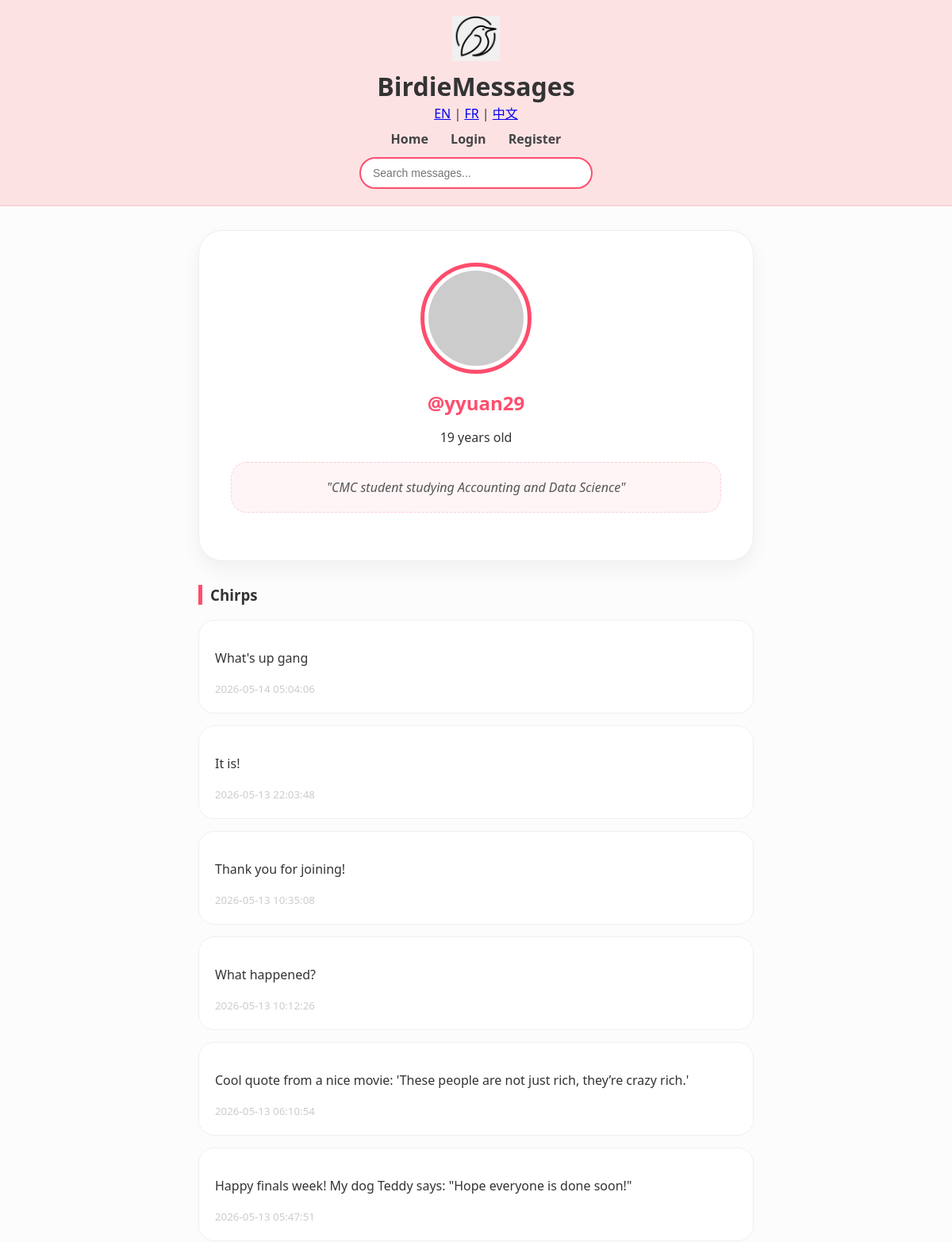
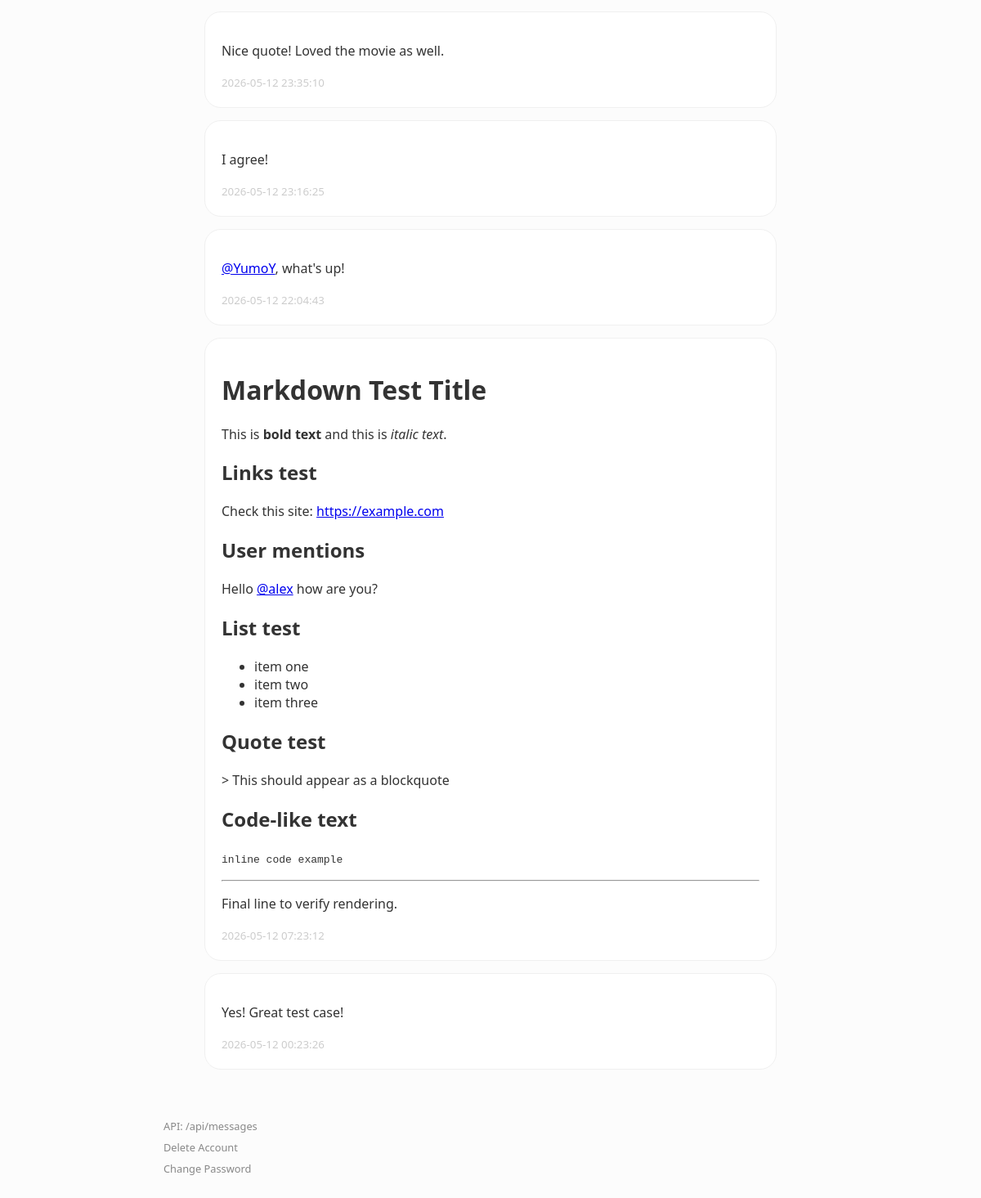
/profile/yyuan29, run on the app's committed database (2 pictures, top to bottom).
### tables this page shows
CREATE TABLE users (
            id INTEGER PRIMARY KEY AUTOINCREMENT,
            username TEXT UNIQUE,
            password TEXT,
            age INTEGER,
            bio TEXT
        );

### app.py (the view)
@app.get("/profile/{username}", response_class=HTMLResponse)
async def view_profile(request: Request, username: str):
    db = get_db()
    user = db.execute(
        "SELECT * FROM users WHERE username = ?",
        (username,)
    ).fetchone()
    if not user:
        db.close()
        return HTMLResponse("User not found", 404)
    messages = db.execute(
        """
        SELECT m.*, u.username
        FROM messages m
        JOIN users u ON m.user_id = u.id
        WHERE m.user_id = ?
        ORDER BY m.timestamp DESC
        """,
        (user["id"],)
    ).fetchall()
    db.close()
    current_user = request.cookies.get("username")
    return templates.TemplateResponse(
        request,
        "profile.html",
        {
            "request": request,
            "profile_user": user,
            "messages": messages,
            "user": current_user,
            "is_own_profile": current_user is not None and current_user == user["username"],
            "t": get_translations(request)
        }
    )

### templates/profile.html (shortened to what this page needs)
<!DOCTYPE html>
<html lang="en">
<head>
</head>
    <body>
        <header class="birdie-header">
        <div class="logo-container">
            <img src="/static/logo.png" class="main-logo">
            <div class="title-nav">
                <h1>BirdieMessages</h1>
                <div class="lang-nav">
                    <a href="/set_lang/en">EN</a> |
                    <a href="/set_lang/fr">FR</a> |
                    <a href="/set_lang/zh">中文</a>
                </div>
                <nav>
                    <a href="/">{{ t.home }}</a>
                    {% if user %}
                        <a href="/create_message">+ {{ t.post }}</a>
                        <a href="/profile/{{ user }}">{{ t.profile }}</a>
                        <a href="/logout">{{ t.logout }}</a>
                    {% else %}
                        <a href="/login">{{ t.login }}</a>
                        <a href="/register">{{ t.register }}</a>
                    {% endif %}
                </nav>
                <div class="search-row">
                    <form action="/search" method="get">
                        <input type="text" name="q" placeholder="{{ t.search_placeholder }}">
                    </form>
                </div>
            </div>
        </div>
    </header>
    <div class="container">
        <div class="profile-card">
            <img src="https://robohash.org/{{ profile_user.username }}?set=set4&size=120x120" class="avatar-large">
            <h2 style="color: var(--birdie-dark-pink); margin:0;">@{{ profile_user.username }}</h2>
            <p>{{ profile_user.age }} years old</p>
            <div class="bio-display">
                {% if profile_user.bio %}"{{ profile_user.bio }}"{% else %}"No bio yet..."{% endif %}
            </div>
        </div>
        <h3 style="border-left: 5px solid var(--birdie-dark-pink); padding-left: 10px; padding-right: 10px">Chirps</h3>
        {% for msg in messages %}
            <div class="msg-card">
                <div>{{ linkify(msg.content) | safe }}</div>
                <small style="color: #ccc;">{{ msg.timestamp }}</small>
            </div>
        {% endfor %}
    </div>
    <div class="bottom-tools">
    <a href="/api/messages">API: /api/messages</a>
    <a href="/delete_account">Delete Account</a>
    <a href="/change_password">Change Password</a>
</div>
</body>
</html>

### templates/profile.html (style rules this page uses)
:root { --birdie-pink: #fde2e4; --birdie-dark-pink: #ff4d6d; --birdie-border: #fad2d6; }
body { background-color: #fcfcfc; font-family: 'Segoe UI', Tahoma, Geneva, Verdana, sans-serif; margin: 0; padding: 0; color: #333; }
.birdie-header { background-color: var(--birdie-pink); padding: 20px 0; border-bottom: 2px solid var(--birdie-border); text-align: center; }
.title-nav h1 { font-size: 32px; margin: 0; font-weight: 800; }
.title-nav nav { margin-top: 10px; font-weight: 600; }
.title-nav nav a { text-decoration: none; color: #444; margin: 0 12px; }
.container { max-width: 700px; margin: 30px auto; padding: 0 20px; }
.profile-card { background: white; border-radius: 30px; padding: 40px; text-align: center; box-shadow: 0 10px 25px rgba(0,0,0,0.05); margin-bottom: 30px; border: 1px solid #eee; }
.main-logo { width: 60px; height: auto; margin-bottom: 5px; }
.avatar-large { width: 120px; height: 120px; border-radius: 50%; border: 5px solid var(--birdie-dark-pink); background-color: #fff; padding: 5px; margin-bottom: 15px; }
.search-row { margin-top: 12px; }
.search-row input { padding: 10px 15px; width: 260px; border-radius: 20px; border: 2px solid var(--birdie-dark-pink); outline: none; font-size: 14px; background: white; }
.bio-display { background: #fff5f6; padding: 20px; border-radius: 20px; font-style: italic; color: #555; margin: 20px 0; border: 1px dashed var(--birdie-border); }
.msg-card { background: white; padding: 20px; border-radius: 20px; margin-bottom: 15px; border: 1px solid #f0f0f0; }
.bottom-tools { max-width: 800px; margin: 60px auto 40px auto; padding: 0 20px; font-family: inherit; font-size: 0.8em; color: #888; display: flex; flex-direction: column; gap: 8px; }
.bottom-tools a { color: #888; text-decoration: none; }

### data on the page
users: username "yyuan29", age "19", bio "CMC student studying Accounting and Data Science", linkify "What's up gang", timestamp "2026-05-14 05:04:06", linkify "It is!", timestamp "2026-05-13 22:03:48", linkify "Thank you for joining!", timestamp "2026-05-13 10:35:08", linkify "What happened?", timestamp "2026-05-13 10:12:26", linkify "Cool quote from a nice movie: 'These people are not just rich, they’re crazy rich.'", timestamp "2026-05-13 06:10:54", linkify "Happy finals week! My dog Teddy says: \"Hope everyone is done soon!\"", timestamp "2026-05-13 05:47:51", linkify "Nice quote! Loved the movie as well.", timestamp "2026-05-12 23:35:10", linkify "I agree!", timestamp "2026-05-12 23:16:25", linkify "@YumoY , what's up!", timestamp "2026-05-12 22:04:43", linkify "Markdown Test Title This is bold text and this is italic text . Links test Check this site: https://example.com User mentions Hello @alex how are you? List test item one item two item three Quote test > This should appear as a blockquote Code-like text inline code example Final line to verify rendering.", timestamp "2026-05-12 07:23:12", linkify "Yes! Great test case!", timestamp "2026-05-12 00:23:26"

### other printed values
{{ t.home }} "Home"
{{ t.login }} "Login"
{{ t.register }} "Register"
